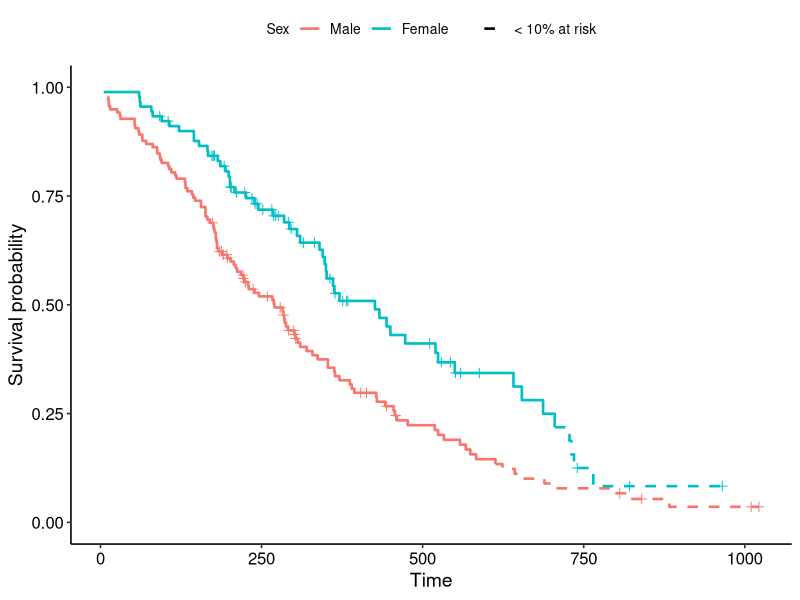
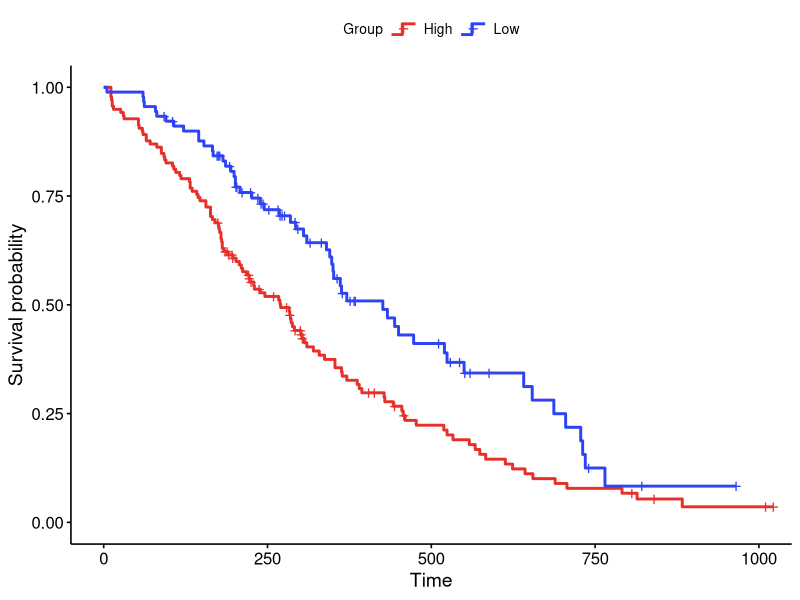
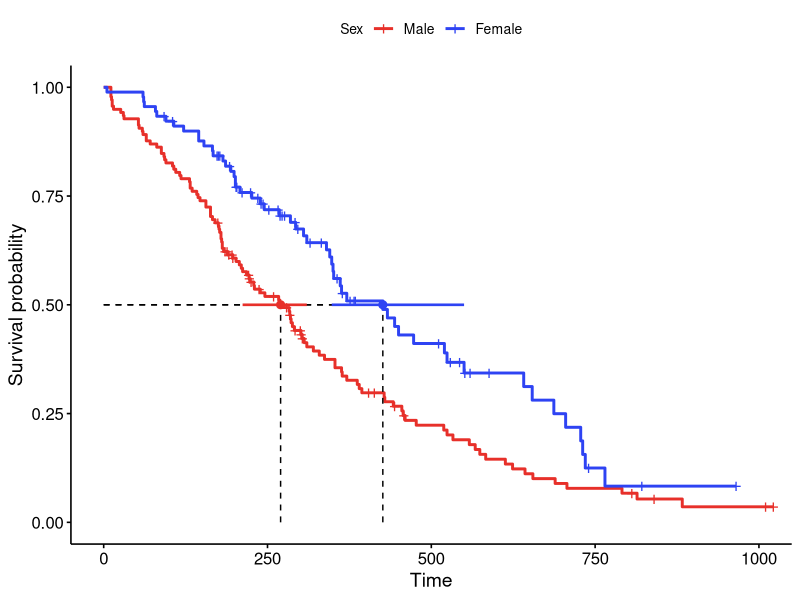
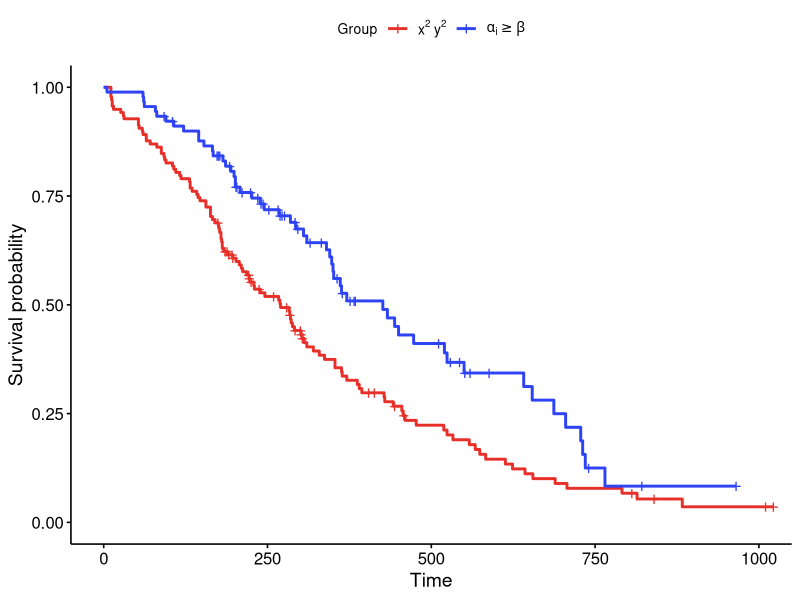
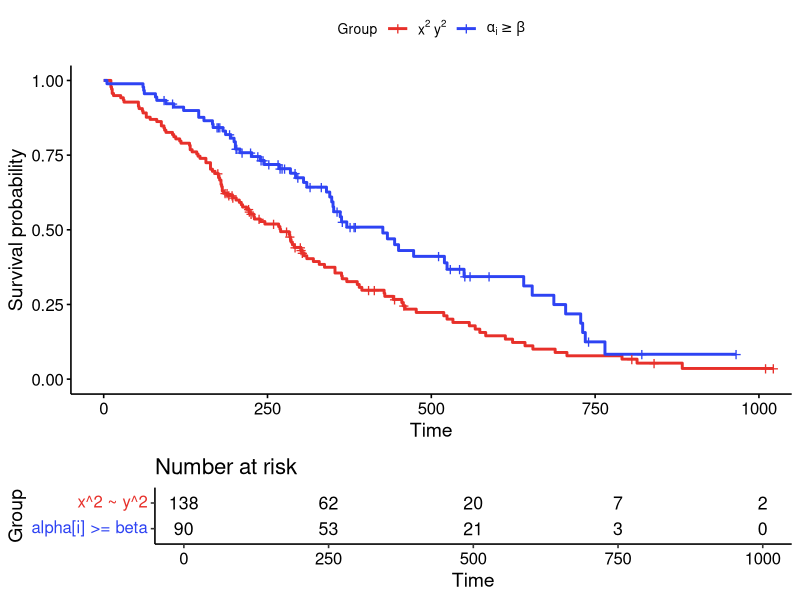
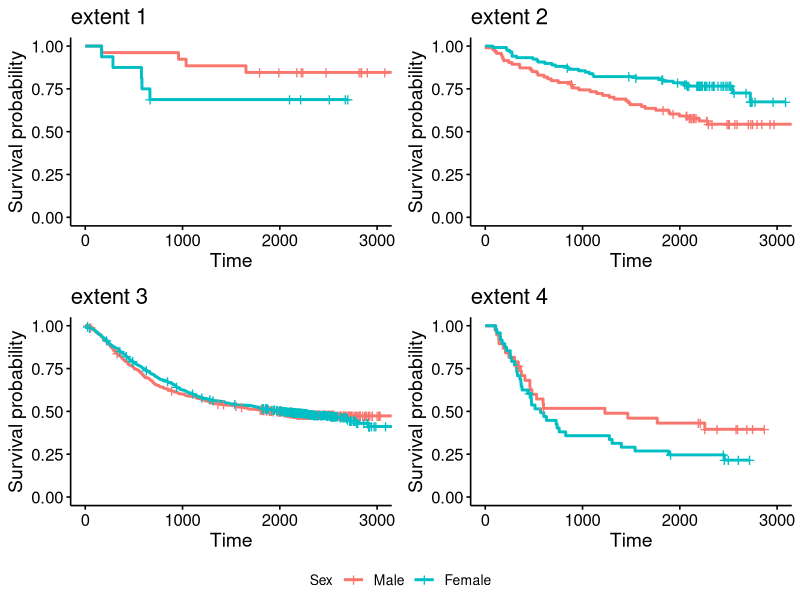
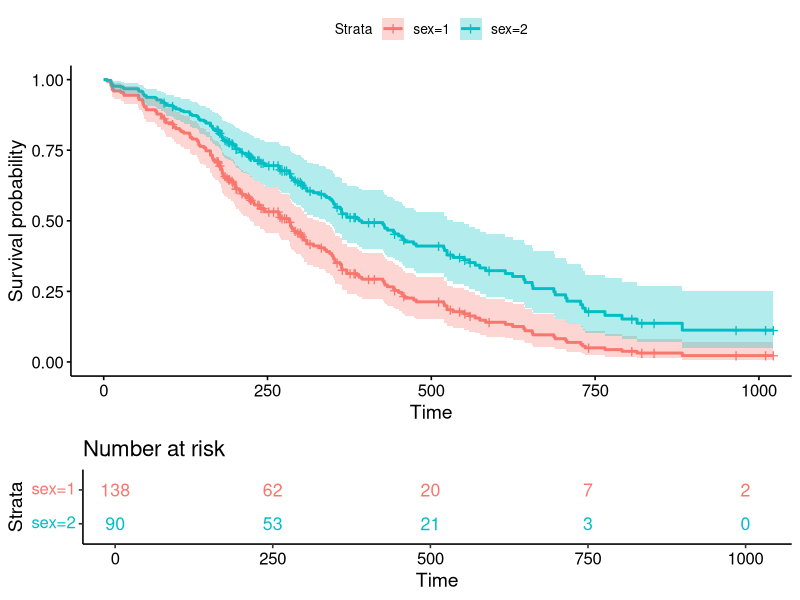
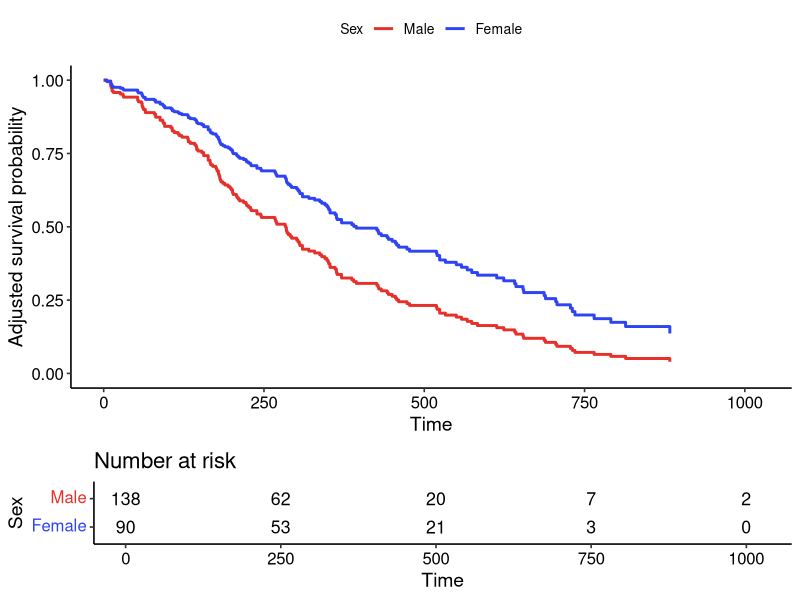

Here is the R script that generated these plots, in order:
## ---- chunk 1
knitr::opts_chunk$set(
  comment = "#>",
  collapse = TRUE,
  message = FALSE,
  warning = FALSE,
  fig.width = 7,
  fig.height = 5
)
## ---- chunk 2
library(survminer)
library(survival)
library(dplyr)
library(ggplot2)
## ---- chunk 3
# KM curves that switch solid -> dashed once the number at risk drops below
# `frac` of each group's initial cohort (default 10%).
ggsurv_dashed_below <- function(fit, data, frac = 0.10, ...) {
  ss <- surv_summary(fit, data = data) %>%
    group_by(strata) %>%
    mutate(onset = { s <- n.risk < frac * max(n.risk)
                     if (any(s)) min(time[s]) else Inf },
           phase = ifelse(time >= onset, "sparse", "dense")) %>%
    ungroup()
  # repeat the first sparse point in the solid phase so the two steps join
  bridge <- ss %>% filter(phase == "sparse") %>%
    group_by(strata) %>% slice_min(time, n = 1) %>% ungroup() %>%
    mutate(phase = "dense")

  ggplot(bind_rows(ss, bridge), aes(time, surv, colour = strata)) +
    geom_step(aes(linetype = phase), linewidth = 0.9) +
    geom_point(data = filter(ss, n.censor > 0), shape = 3, size = 2,
               show.legend = FALSE) +
    scale_linetype_manual(values = c(dense = "solid", sparse = "dashed"),
                          breaks = "sparse",
                          labels = sprintf("< %g%% at risk", 100 * frac),
                          name = NULL) +
    coord_cartesian(ylim = c(0, 1)) +
    labs(x = "Time", y = "Survival probability", ...) +
    theme_survminer()
}
## ---- chunk 4
fit <- survfit(Surv(time, status) ~ sex, data = lung)
ggsurv_dashed_below(fit, lung, frac = 0.10) +
  scale_colour_discrete(name = "Sex", labels = c("Male", "Female"))
## ---- chunk 5
library(grid)

# Draw the legend key of a ggsurvplot's curves as a small step (stair) that
# echoes the Kaplan-Meier shape, instead of the default straight line.
step_legend_key <- function(p) {
  `%||%` <- function(x, y) if (is.null(x)) y else x   # base R has this since 4.4
  draw_key_step <- function(data, params, size) {
    grid::linesGrob(
      x = c(0, 0.45, 0.45, 1), y = c(0.25, 0.25, 0.7, 0.7),
      gp = grid::gpar(col = data$colour %||% "black",
                      lwd = (data$linewidth %||% data$size %||% 0.75) * .pt,
                      lty = data$linetype %||% 1, lineend = "butt"))
  }
  # the survival curves are the first layer; subclass its geom to override ONLY
  # the legend key, so the curve drawing itself is unchanged
  g <- p$plot$layers[[1]]$geom
  p$plot$layers[[1]]$geom <-
    ggplot2::ggproto(paste0(class(g)[1], "Key"), g, draw_key = draw_key_step)
  p
}
## ---- chunk 6
fit2 <- survfit(Surv(time, status) ~ sex, data = lung)
p <- ggsurvplot(fit2, data = lung, palette = c("#E7302A", "#2E43F3"),
                legend.title = "Group", legend.labs = c("High", "Low"))
step_legend_key(p)
## ---- chunk 7
add_median_ci <- function(p, fit, y = 0.5) {
  med  <- surv_median(fit)
  # one colour per group, read from the drawn curve layer (no internal helpers)
  b     <- ggplot2::ggplot_build(p$plot)$data[[1]]
  cols  <- b$colour[match(sort(unique(b$group)), b$group)]
  # drop groups whose median is not reached (surv_median() returns NA there)
  keep  <- !is.na(med$median)
  med   <- med[keep, ]
  cols  <- cols[keep]
  p$plot +
    geom_segment(data = med, aes(x = lower, xend = upper, y = y, yend = y),
                 colour = cols, linewidth = 0.9, inherit.aes = FALSE) +
    geom_point(data = med, aes(x = median, y = y),
               colour = cols, size = 2.4, inherit.aes = FALSE)
}
## ---- chunk 8
fit3 <- survfit(Surv(time, status) ~ sex, data = lung)
p <- ggsurvplot(fit3, data = lung, palette = c("#E7302A", "#2E43F3"),
                surv.median.line = "hv",
                legend.labs = c("Male", "Female"), legend.title = "Sex")
p$plot <- add_median_ci(p, fit3)
p
## ---- chunk 9
pal <- c("#E7302A", "#2E43F3")
p <- ggsurvplot(fit3, data = lung, palette = pal, legend.title = "Group")
p$plot <- p$plot +
  scale_colour_manual(values = pal,
                      labels = c(expression(x^2 ~ y^2), expression(alpha[i] >= beta)),
                      name = "Group")
p
## ---- chunk 10
math.labs <- c(expression(x^2 ~ y^2), expression(alpha[i] >= beta))
p <- ggsurvplot(fit3, data = lung, palette = pal, risk.table = TRUE,
                legend.title = "Group")
p$plot  <- p$plot  +
  scale_colour_manual(values = pal, labels = math.labs, name = "Group")
p$table <- p$table + scale_y_discrete(labels = rev(math.labs))
p
## ---- chunk 11
colon2  <- colon[!is.na(colon$sex), ]
subsets <- split(colon2, colon2$extent)
subsets <- subsets[sapply(subsets, nrow) > 30]
subsets <- subsets[seq_len(min(4, length(subsets)))]

plots <- lapply(names(subsets), function(nm) {
  d   <- subsets[[nm]]
  fit <- survfit(Surv(time, status) ~ sex, data = d)
  ggsurvplot(fit, data = d, legend.title = "Sex",
             legend.labs = c("Male", "Female"), title = paste("extent", nm))$plot
})

ggpubr::ggarrange(plotlist = plots, ncol = 2, nrow = 2,
                  common.legend = TRUE, legend = "bottom")
## ---- chunk 12
km.fit  <- survfit(Surv(time, status) ~ sex, data = lung)
res.cox <- coxph(Surv(time, status) ~ age + sex + ph.ecog, data = lung)
sex_df  <- with(lung, data.frame(sex = c(1, 2),
                                 age = mean(age, na.rm = TRUE), ph.ecog = c(1, 1)))
fit <- survfit(res.cox, newdata = sex_df)

# note: a survfit() from a coxph fit carries no data, so pass `data =` explicitly
cox.surv <- ggsurvplot(fit, data = sex_df, conf.int = TRUE,
                       legend.labs = c("sex=1", "sex=2"))
cox.surv$table <- ggrisktable(km.fit, data = lung, color = "strata",
                              legend.labs = c("sex=1", "sex=2"),
                              xlim = c(0, max(fit$time)))
print(cox.surv, risk.table.height = 0.28)
## ---- chunk 13
lung2 <- transform(lung, sex = factor(sex, labels = c("Male", "Female")))
pal   <- c("#E7302A", "#2E43F3")
xmax  <- max(lung2$time, na.rm = TRUE)

# a KM ggsurvplot -> aligned curve + number-at-risk table by group
km.surv <- ggsurvplot(survfit(Surv(time, status) ~ sex, data = lung2), data = lung2,
                      risk.table = TRUE, palette = pal,
                      legend.labs = c("Male", "Female"), legend.title = "Sex",
                      break.time.by = 250, xlim = c(0, xmax))

# Cox-adjusted curves (a plain ggplot); match palette / xlim / breaks
res.cox <- coxph(Surv(time, status) ~ sex + age + ph.ecog, data = lung2)
adj <- ggadjustedcurves(res.cox, variable = "sex", data = lung2, palette = pal) +
  coord_cartesian(xlim = c(0, xmax)) +
  scale_x_continuous(breaks = seq(0, xmax, 250)) +
  labs(x = "Time", y = "Adjusted survival probability") +
  guides(colour = guide_legend("Sex"), fill = guide_legend("Sex")) +
  theme_survminer()

# swap the KM curve for the adjusted curve; keep the aligned KM risk table
km.surv$plot <- adj
print(km.surv, risk.table.height = 0.26)
## ---- chunk 14
library(cmprsk)

# competing-risks data: event 1 = PCM (of interest), 2 = death (competing)
mg <- transform(mgus2,
                etime = ifelse(pstat == 1, ptime, futime),
                event = ifelse(pstat == 1, 1, 2 * death))
pal <- c("#E7302A", "#2E43F3"); xmax <- max(mg$etime); eoi <- "1"

ci <- cuminc(mg$etime, mg$event, group = mg$sex)

# cumulative incidence of the event of interest, per group, with 95% CI bands
comps <- names(ci)[grepl(paste0(" ", eoi, "$"), names(ci))]
cif <- do.call(rbind, lapply(comps, function(nm) {
  d <- as.data.frame(ci[[nm]][c("time", "est", "var")])
  d$group <- sub(paste0(" ", eoi, "$"), "", nm); d
}))
cif$lower <- pmax(0, cif$est - 1.96 * sqrt(cif$var))
cif$upper <- pmin(1, cif$est + 1.96 * sqrt(cif$var))

p_cif <- ggplot(cif, aes(time, est, colour = group, fill = group)) +
  geom_ribbon(aes(ymin = lower, ymax = upper), alpha = 0.15, colour = NA) +
  geom_step(linewidth = 0.9) +
  scale_colour_manual(values = pal) + scale_fill_manual(values = pal) +
  scale_x_continuous(breaks = seq(0, xmax, 60)) +
  coord_cartesian(xlim = c(0, xmax), ylim = c(0, 1)) +
  labs(x = "Time (months)", y = "Cumulative incidence of PCM") +
  guides(colour = guide_legend("Sex"), fill = guide_legend("Sex")) +
  theme_survminer()

# number-at-risk table: survfit on "any event" gives the event-free at-risk count
km.surv <- ggsurvplot(survfit(Surv(etime, event > 0) ~ sex, data = mg), data = mg,
                      risk.table = TRUE, palette = pal, legend.labs = c("F", "M"),
                      legend.title = "Sex", break.time.by = 60, xlim = c(0, xmax))
km.surv$plot <- p_cif                       # keep the aligned number-at-risk table
print(km.surv, risk.table.height = 0.26)
## ---- chunk 15
d <- lung
d$sex     <- factor(d$sex, labels = c("Male", "Female"))
d$ph.ecog <- factor(d$ph.ecog)
vars <- c("sex", "age", "ph.ecog", "wt.loss")   # candidate covariates

# one univariate Cox model per covariate -> HR, 95% CI, p (one row per coefficient)
uni <- do.call(rbind, lapply(vars, function(v) {
  s <- summary(coxph(reformulate(v, response = "Surv(time, status)"), data = d))
  data.frame(variable = v, term = rownames(s$conf.int),
             HR    = s$conf.int[, "exp(coef)"],
             lower = s$conf.int[, "lower .95"],
             upper = s$conf.int[, "upper .95"],
             p     = s$coefficients[, "Pr(>|z|)"], row.names = NULL)
}))
# row label: variable name, plus the factor level for multi-level terms
level <- mapply(function(v, t) sub(paste0("^", v), "", t), uni$variable, uni$term)
uni$label <- ifelse(level == "", uni$variable, paste0(uni$variable, ": ", level))
uni$label <- factor(uni$label, levels = rev(uni$label))

ggplot(uni, aes(HR, label)) +
  geom_vline(xintercept = 1, linetype = "dashed", colour = "grey50") +
  geom_pointrange(aes(xmin = lower, xmax = upper)) +
  geom_text(aes(label = sprintf("%.2f (%.2f-%.2f)", HR, lower, upper)),
            vjust = -0.8, size = 3) +
  scale_x_log10() +
  labs(x = "Hazard ratio (95% CI, log scale)", y = NULL,
       title = "Univariate Cox regression") +
  theme_survminer()
